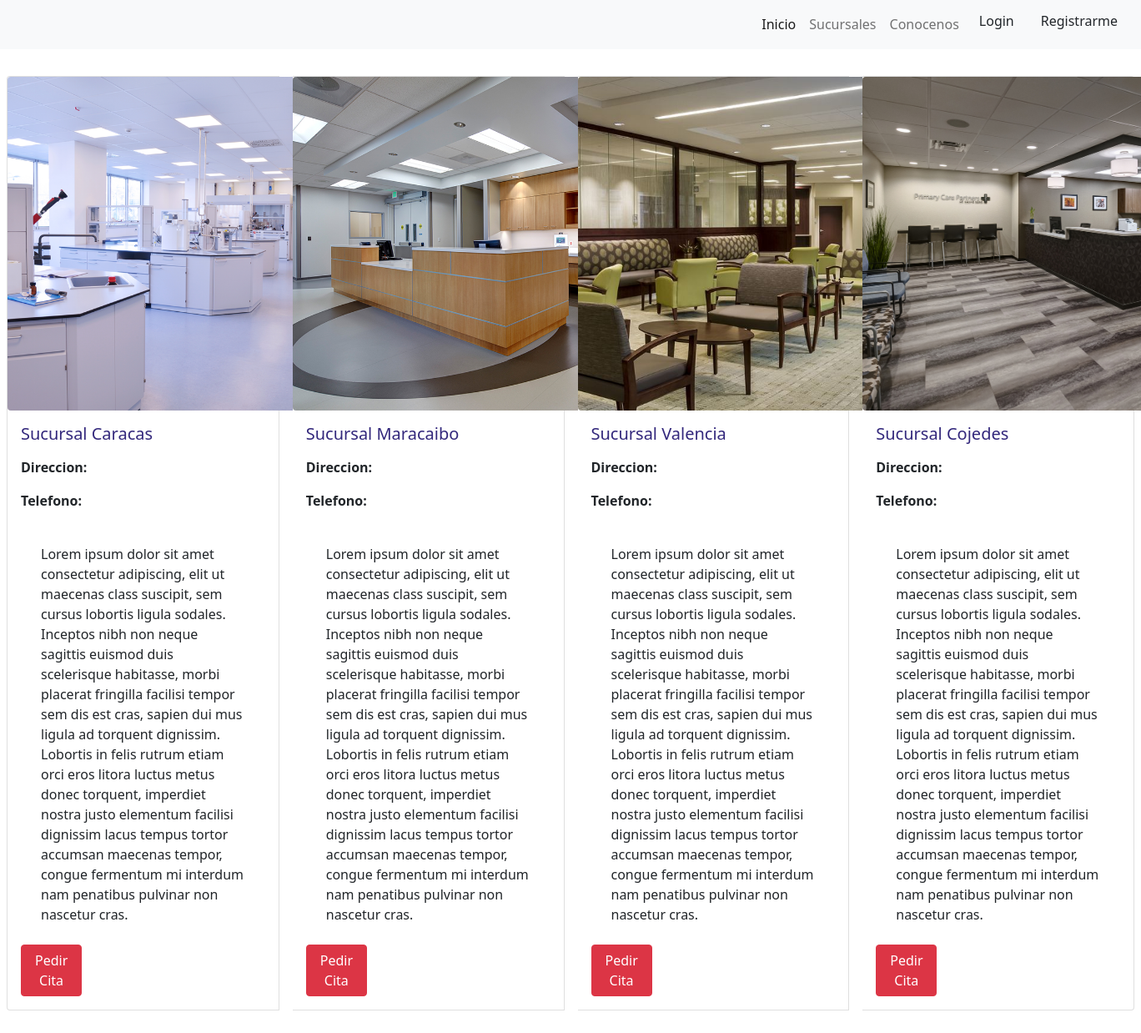
/branchOffices/branchOffice/, run on the app's committed database.
### branchOffices/models.py (models this page shows, shortened)
class BranchOffices(models.Model):
    name = models.CharField('Nombre sucursal', max_length=50)
    address = models.CharField('Direccion', max_length=200)
    phone = models.IntegerField('Telefono')
    doctors = models.ManyToManyField(Doctor)
    specialty = models.ManyToManyField(Specialty)
    image = models.ImageField('Imagen', upload_to='branchOffices', null=True, blank=True)
    description = models.TextField()
    class Meta:
        db_table = 'branchOffice'
        verbose_name = 'branchOffice'
        verbose_name_plural = 'branchOffices'

### branchOffices/views.py (the view)
# urls.py: path('branchOffice/', BranchOfficeList.as_view(),name='branchOffices'),
class BranchOfficeList(ListView):
    model = BranchOffices
    template_name = 'branchOffices/branchOfficeList.html'
    def get_context_data(self, **kwargs):
        context = super(BranchOfficeList, self).get_context_data(**kwargs)
        context['branchOffice'] = BranchOffices.objects.all()
        return context

### branchOffices/templates/branchOffices/branchOfficeList.html (shortened to what this page needs)
{% extends 'base.html' %}
{% load static %}
{% load crispy_forms_tags %}
{% block content %}
    <link rel="stylesheet" href="{% static 'css/branchOfficeList.css' %}">
    <div class="card-group mb-4">
        {% for h in branchOffice %}
            <div class="card m-2">
                <img style="object-fit:cover; width:450px ;height:400px;" src="{{ h.image.url }}" class="img-top rounded">
                <div class="card-body">
                    <a href="{% url 'detail' h.id %}">
                        <h5 class="card-title">{{ h.name }}</h5>
                    </a>
                    <p class="card-text"><strong>Direccion:</strong> {{ b.address }}</p>
                    <p class="card-text"><strong>Telefono:</strong> {{ b.phone }}</p>
                    <div class="card-description text-justify p-4 bofic-descriptions">{{ h.description }}</div>
                    <a href="{% url 'appointment' %}" class="btn btn-danger w-25 button-appointment">Pedir Cita</a>
                </div>
            </div>
        {% endfor %}
    </div>
{% endblock %}

### static/css/base.css (style rules this page uses)
* { padding: 0; margin: 0; box-sizing: border-box; }
:root { --firtsColor:#E6203A; --secondsColor:#33287C; --sidebarColor:#070C1B; }
a { text-decoration: none; color: var(--secondsColor); }
body { position: relative; padding-bottom: 7rem; min-height: 100vh; }

### static/css/branchOfficeList.css (style rules this page uses)
:root { --firtsColor:#E6203A; --w:#fff; }

### data on the page
BranchOffices: image (picture), name "Sucursal Caracas", description "Lorem ipsum dolor sit amet consectetur adipiscing, elit ut maecenas class suscipit, sem cursus lobortis ligula sodales. Inceptos nibh non neque sagittis euismod duis scelerisque habitasse, morbi placerat fringilla facilisi tempor sem dis est cras, sapien dui mus ligula ad torquent dignissim. Lobortis in felis rutrum etiam orci eros litora luctus metus donec torquent, imperdiet nostra justo elementum facilisi dignissim lacus tempus tortor accumsan maecenas tempor, congue fermentum mi interdum nam penatibus pulvinar non nascetur cras."
BranchOffices: image (picture), name "Sucursal Maracaibo", description "Lorem ipsum dolor sit amet consectetur adipiscing, elit ut maecenas class suscipit, sem cursus lobortis ligula sodales. Inceptos nibh non neque sagittis euismod duis scelerisque habitasse, morbi placerat fringilla facilisi tempor sem dis est cras, sapien dui mus ligula ad torquent dignissim. Lobortis in felis rutrum etiam orci eros litora luctus metus donec torquent, imperdiet nostra justo elementum facilisi dignissim lacus tempus tortor accumsan maecenas tempor, congue fermentum mi interdum nam penatibus pulvinar non nascetur cras."
BranchOffices: image (picture), name "Sucursal Valencia", description "Lorem ipsum dolor sit amet consectetur adipiscing, elit ut maecenas class suscipit, sem cursus lobortis ligula sodales. Inceptos nibh non neque sagittis euismod duis scelerisque habitasse, morbi placerat fringilla facilisi tempor sem dis est cras, sapien dui mus ligula ad torquent dignissim. Lobortis in felis rutrum etiam orci eros litora luctus metus donec torquent, imperdiet nostra justo elementum facilisi dignissim lacus tempus tortor accumsan maecenas tempor, congue fermentum mi interdum nam penatibus pulvinar non nascetur cras."
BranchOffices: image (picture), name "Sucursal Cojedes", description "Lorem ipsum dolor sit amet consectetur adipiscing, elit ut maecenas class suscipit, sem cursus lobortis ligula sodales. Inceptos nibh non neque sagittis euismod duis scelerisque habitasse, morbi placerat fringilla facilisi tempor sem dis est cras, sapien dui mus ligula ad torquent dignissim. Lobortis in felis rutrum etiam orci eros litora luctus metus donec torquent, imperdiet nostra justo elementum facilisi dignissim lacus tempus tortor accumsan maecenas tempor, congue fermentum mi interdum nam penatibus pulvinar non nascetur cras."
